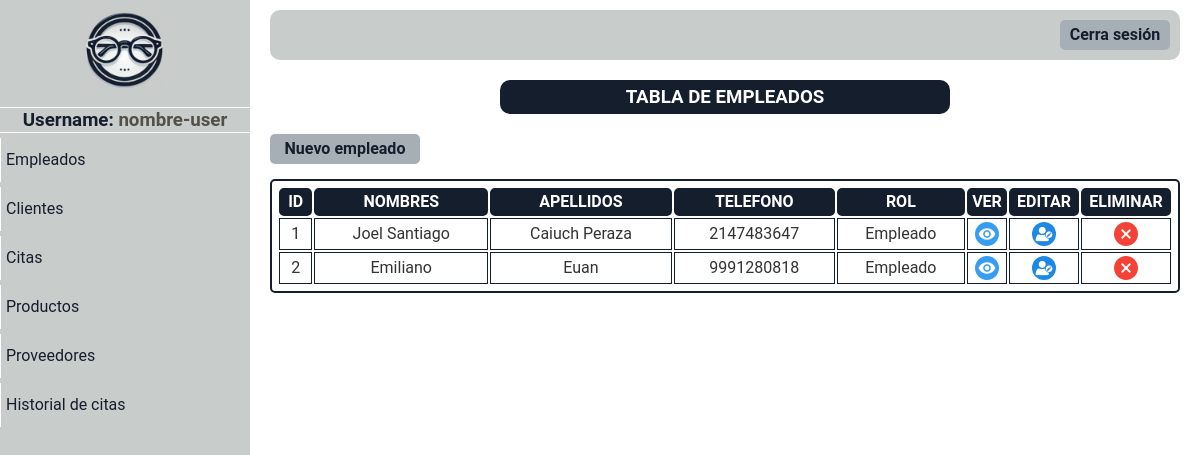
Before: /paginas/mostrar_empleados.php with the older database file.
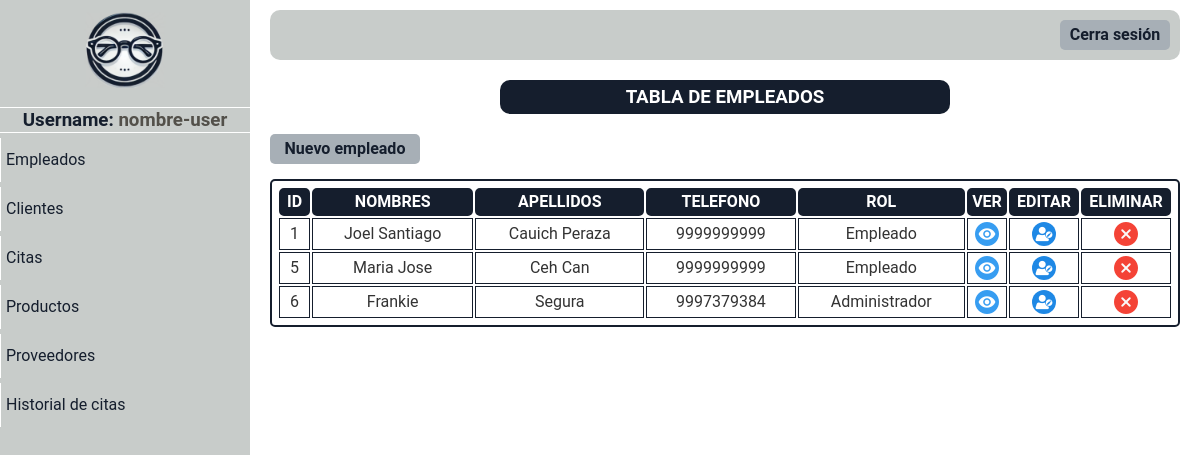
After: the same page with the newer database file.
### tables this page shows
CREATE TABLE `empleados` (
  `id_empleado` int(10) NOT NULL,
  `nombres` varchar(100) DEFAULT NULL,
  `apellidos` varchar(100) DEFAULT NULL,
  `correo` varchar(100) DEFAULT NULL,
  `telefono` varchar(15) DEFAULT NULL,
  `direccion` varchar(255) DEFAULT NULL,
  `rol` varchar(50) DEFAULT NULL,
  `fecha_contratacion` date DEFAULT NULL,
  `usuario` varchar(50) DEFAULT NULL,
  `contrasena` varchar(255) DEFAULT NULL,
  `libre` varchar(100) DEFAULT NULL
);

### paginas/mostrar_empleados.php (the view, shortened to what this page needs)
<!DOCTYPE html>
<html lang="es">
<head>
</head>
<body>
    <?php include "menu_panel.php" ?>
    <div class="usuarios-content main-content">
        <div class="titulo">
            <h3>TABLA DE EMPLEADOS</h3>
        </div>
        <div class="opciones-btn">
            <div class="btn-nuevo-cliente btn">
                <a href="registrar_empleado.php">Nuevo empleado</a>
            </div>
        </div>
        <table>
            <tr>
                <th>ID</th>
                <th>NOMBRES</th>
                <th>APELLIDOS</th>
                <th>TELEFONO</th>
                <th>ROL</th>
                <th>VER</th>
                <th>EDITAR</th>
                <th>ELIMINAR</th>
            </tr>
            <?php
            require "../php/conexion.php";
            $datos_usuario = "SELECT * FROM empleados ORDER BY id_empleado ASC";
            $resultado = mysqli_query($conectar, $datos_usuario);
            while ($fila = mysqli_fetch_assoc($resultado)) { ?>
                <tr>
                    <td> <?php echo "$fila[id_empleado]" ?></td>
                    <td> <?php echo "$fila[nombres]" ?></td>
                    <td> <?php echo "$fila[apellidos]" ?></td>
                    <td> <?php echo "$fila[telefono]" ?></td>
                    <td> <?php echo "$fila[rol]" ?></td>
                    <td class="btn-ver"> <a href="/paginas/ver_empleado.php?id=<?php echo $fila['id_empleado']; ?>"><img src="/imagenes/ojo.png" alt=""></a></td>
                    <td class="btn-editar"> <a href="/paginas/editar_empleado.php?id=<?php echo $fila['id_empleado']; ?>"><img src="/imagenes/edit.png" alt=""></a></td>
                    <td class="btn-eliminar"> <a href="#" onClick="validar('../php/delete_empleado.php?id=<?php echo $fila['id_empleado']; ?>','<?php echo $fila['nombres']." ".$fila['apellidos']; ?>');"><img src="/imagenes/borrar.png" alt=""></a></td>
                </tr>
            <?php
            }
            ?>
        </table>
    </div>
</body>
</html>

### paginas/menu_panel.php (shortened to what this page needs)
<!DOCTYPE html>
<html lang="en">
<head>
    <link rel="stylesheet" href="../css/normalize.css">
    <link rel="stylesheet" href="../css/style.css" />
</head>
<body>
    <div class="container-menu-lateral">
        <div class="sidebar">
            <div class="sidebar-logo">
                <a href="./dashboard.php"><img src="../imagenes/logo.png" alt=""></a>
            </div>
            <hr>
            <h3>Username: <span>nombre-user</span></h3>
            <hr>
            <div class="btn-sidebar">
                <a href="./mostrar_empleados.php">Empleados</a>
                <a href="./mostrar_clientes.php">Clientes</a>
                <a href="#">Citas</a>
                <a href="#">Productos</a>
                <a href="./mostrar_proveedores.php">Proveedores</a>
                <a href="#">Historial de citas</a>
            </div>
        </div>
    </div>
    <div class="main-content">
        <header class="header">
            <div class="btn-cerrar-sesion btn"><a href="#">Cerra sesión</a></div>
        </header>
    </div>
</body>
</html>

### css/style.css (style rules this page uses)
:root { --color0: #ffffff; --color1: #c8ccca; --color2: #151e2d; --color3: #a7afb6; --color4: #53504a; }
* { box-sizing: border-box; margin: 0; padding: 0; }
*, *::before, *::after { box-sizing: inherit; }
html { font-size: 62.5%; box-sizing: border-box; }
body { font-family: "Roboto"; font-size: 16px; line-height: 24px; color: #333; height: 100vh; }
.main-content { flex-grow: 1; padding: 10px 20px; margin-left: 250px; }
.btn { display: flex; cursor: pointer; width: 110px; height: 30px; background-color: var(--color3); justify-content: center; align-items: center; border-radius: 5px; font-weight: bold; }
.btn a { display: flex; color: var(--color2); text-decoration: none; height: 100%; width: 100%; justify-content: center; transition: 0.4s ease-out; align-items: center; }
.opciones-btn { display: flex; gap: 10px; margin-top: 20px; }
.container-menu-lateral { display: flex; height: 100%; position: fixed; }
.sidebar { text-align: center; width: 250px; background-color: var(--color1); color: var(--color0); }
.sidebar h3 { color: var(--color2); }
.sidebar hr { max-width: 250px; background-color: var(--color0); height: 1px; border: none; }
.btn-sidebar a { text-align: start; display: flex; align-items: center; color: var(--color2); text-decoration: none; padding: 10px 5px; margin: 5px 0; width: 100%; border-left: var(--color0) solid 0.5px; transition: font-size 0.2s ease-out; }
.sidebar-logo img { width: 100px; }
.header { display: flex; align-items: center; justify-content: end; background-color: var(--color1); height: 50px; border-radius: 10px; padding: 10px; }
.titulo { width: 450px; text-align: center; margin: auto; background-color: var(--color2); padding: 5px; color: var(--color0); border-radius: 10px; margin-bottom: 5px; }
table { border: var(--color2) solid 2px; margin: auto; margin-top: 15px; padding: 5px; width: 100%; border-radius: 5px; }
th { background-color: var(--color2); border: 2px var(--color2) solid; color: var(--color0); border-radius: 5px; }
td { text-align: center; border: var(--color2) solid 1px; }
td a { display: flex; justify-content: center; align-items: center; padding: 3px 0; }
.btn-editar img { border-radius: 100%; }
.btn-eliminar { width: 90px; transition: 0.3s ease-out; }
.btn-editar { width: 70px; transition: 0.3s ease-out; }
.btn-ver { width: 40px; transition: 0.3s ease-out; }
.btn-nuevo-cliente { width: 150px; }
span { color: var(--color4); }

Changed rows visible on the page:
removed empleados: id_empleado "2", nombres "Emiliano", apellidos "Euan", telefono "9991280818", rol "Empleado"
changed empleados "Joel Santiago": apellidos "Caiuch Peraza" → "Cauich Peraza"; telefono "2147483647" → "9999999999"
added empleados: id_empleado "5", nombres "Maria Jose", apellidos "Ceh Can", telefono "9999999999", rol "Empleado"
added empleados: id_empleado "6", nombres "Frankie", apellidos "Segura", telefono "9997379384", rol "Administrador"
